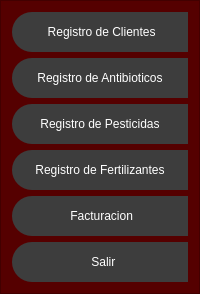
           <widget class="QFrame" name="Menu">
            <property name="minimumSize">
             <size>
              <width>200</width>
              <height>0</height>
             </size>
            </property>
            <property name="maximumSize">
             <size>
              <width>0</width>
              <height>16777215</height>
             </size>
            </property>
            <property name="styleSheet">
             <string notr="true">QFrame{
	
	background-color: rgb(0, 163, 5);
	background-color: rgb(85, 0, 0);
}

QPushButton{
background-color:rgb(61,61,61);
border-top-left-radius:20px;
border-bottom-left-radius:20px;
color: rgb(255,255,255);
font: 77 10pt &quot;Arial Black&quot;;
}

QPushButton:hover{
background-color:white;
border-top-left-radius:20px;
border-bottom-left-radius:20px;
color:rgb(0,0,0);
font:77 10pt &quot;Arial Black&quot;;
}</string>
            </property>
            <property name="frameShape">
             <enum>QFrame::StyledPanel</enum>
            </property>
            <property name="frameShadow">
             <enum>QFrame::Raised</enum>
            </property>
            <layout class="QVBoxLayout" name="verticalLayout_3">
             <item>
              <widget class="QPushButton" name="RegistroClientes">
               <property name="minimumSize">
                <size>
                 <width>0</width>
                 <height>40</height>
                </size>
               </property>
               <property name="text">
                <string> Registro de Clientes</string>
               </property>
               <property name="iconSize">
                <size>
                 <width>20</width>
                 <height>20</height>
                </size>
               </property>
              </widget>
             </item>
             <item>
              <widget class="QPushButton" name="RegistroAntibioticos">
               <property name="minimumSize">
                <size>
                 <width>0</width>
                 <height>40</height>
                </size>
               </property>
               <property name="text">
                <string>Registro de Antibioticos</string>
               </property>
               <property name="iconSize">
                <size>
                 <width>20</width>
                 <height>20</height>
                </size>
               </property>
              </widget>
             </item>
             <item>
              <widget class="QPushButton" name="RegistroPesticidas">
               <property name="minimumSize">
                <size>
                 <width>0</width>
                 <height>40</height>
                </size>
               </property>
               <property name="text">
                <string>Registro de Pesticidas</string>
               </property>
              </widget>
             </item>
             <item>
              <widget class="QPushButton" name="RegistroFertilizantes">
               <property name="minimumSize">
                <size>
                 <width>0</width>
                 <height>40</height>
                </size>
               </property>
               <property name="text">
                <string>Registro de Fertilizantes</string>
               </property>
              </widget>
             </item>
             <item>
              <widget class="QPushButton" name="Facturacion">
               <property name="minimumSize">
                <size>
                 <width>0</width>
                 <height>40</height>
                </size>
               </property>
               <property name="text">
                <string> Facturacion</string>
               </property>
               <property name="icon">
                <iconset>
                 <normaloff>Imagenes/Factura.svg</normaloff>Imagenes/Factura.svg</iconset>
               </property>
               <property name="iconSize">
                <size>
                 <width>20</width>
                 <height>20</height>
                </size>
               </property>
              </widget>
             </item>
             <item>
              <widget class="QPushButton" name="Salir">
               <property name="minimumSize">
                <size>
                 <width>0</width>
                 <height>40</height>
                </size>
               </property>
               <property name="text">
                <string>  Salir</string>
               </property>
               <property name="icon">
                <iconset>
                 <normaloff>Imagenes/Salir.svg</normaloff>Imagenes/Salir.svg</iconset>
               </property>
               <property name="iconSize">
                <size>
                 <width>20</width>
                 <height>20</height>
                </size>
               </property>
              </widget>
             </item>
            </layout>
           </widget>
